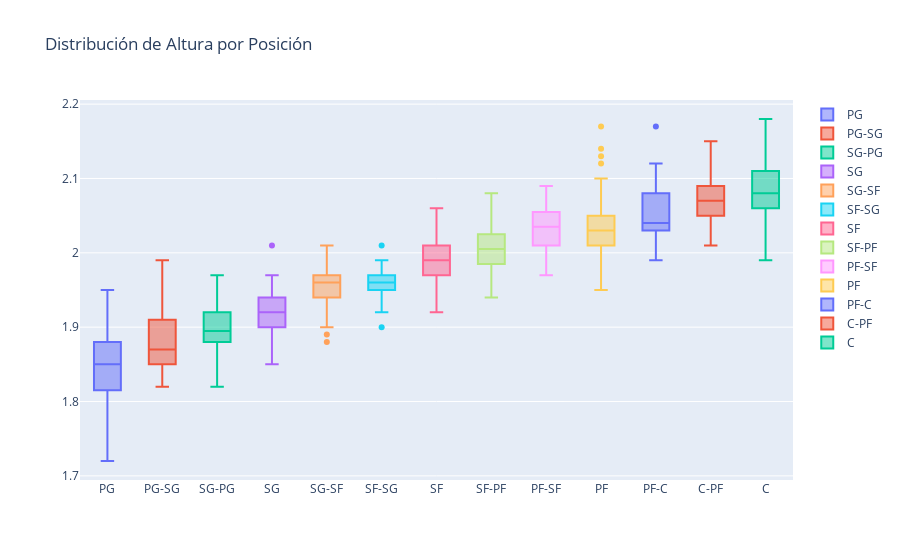

Source (notebook cell):
### Code cell
import pandas as pd
import seaborn as sns
import matplotlib.pyplot as plt
import plotly.graph_objects as go
# Cargar datos
df = pd.read_csv('DraftCombine.csv')

# Gráfico de Caja
fig_box = go.Figure()
positions = ['PG', "PG-SG", "SG-PG", 'SG', "SG-SF", "SF-SG", 'SF', "SF-PF", "PF-SF", 'PF', "PF-C", "C-PF", 'C']
filtered_df = df[df['position'].isin(positions)][['position', 'height', "timeLaneAgility", "wingspan"]]

filtered_df.to_json('filtered_data.json', orient='records')

for position in positions:
    fig_box.add_trace(go.Box(y=df[df['position'] == position]['height'], name=position))
fig_box.update_layout(title='Distribución de Altura por Posición')
fig_box
